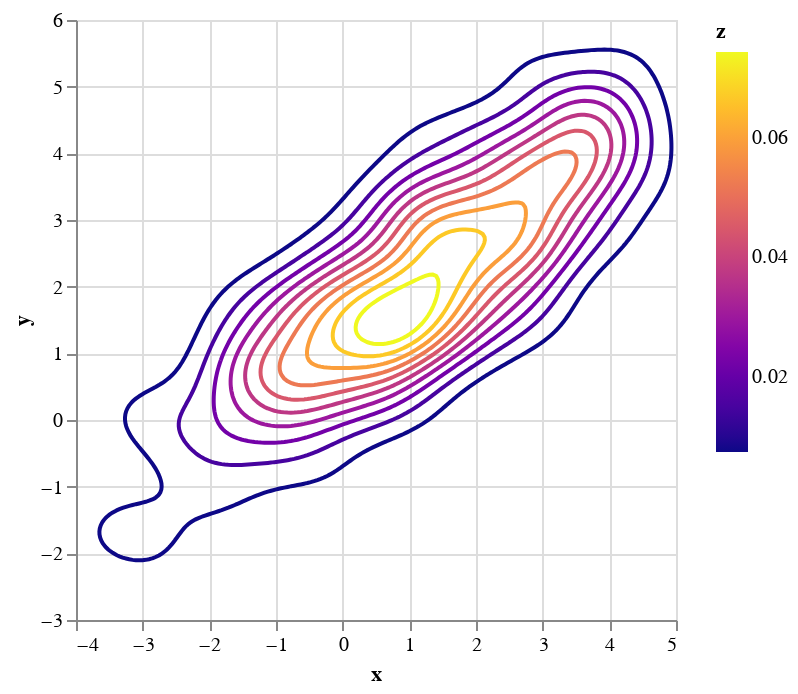

Source (notebook cell):
### Code cell
p = contourplot(samples[:,1],samples[:,2],color_scheme="plasma")

### Figure 1 — Vega-Lite specification as saved in the notebook (floating-point values rounded to 4 significant figures; data arrays with more than 128 entries replaced by an {"elided": "..."} marker saying what was removed)
{"data": {"values": {"elided": "3872 records"}}, "encoding": {"color": {"field": "z", "scale": {"scheme": "plasma"}, "type": "quantitative"}, "detail": {"field": "group", "type": "quantitative"}, "order": {"field": "row", "type": "quantitative"}, "x": {"field": "x", "type": "quantitative"}, "y": {"field": "y", "type": "quantitative"}}, "mark": "line"}
